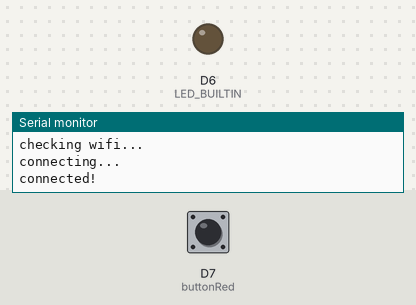
This sketch was run on a simulated Arduino MKR. Shown: output pins drawn as LEDs (lit = HIGH), the last lines printed to the serial monitor. The test bench sets the inputs (shaded band); at power-on: D7 (buttonRed) LOW. WiFi joins after 1.5 s; servers stay silent unless stated; no MQTT or app messages arrive unless stated.

Above: at 2.7 s.
2.8 s: D7 (buttonRed) pulled HIGH for 0.15 s
At 2.87 s:
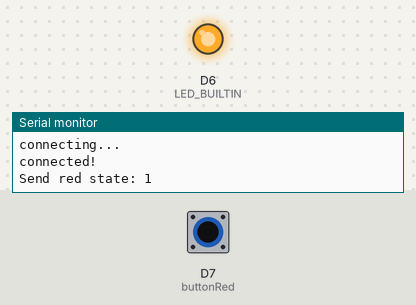
4.4 s: D7 (buttonRed) pulled HIGH for 3.2 s
At 9.0 s:
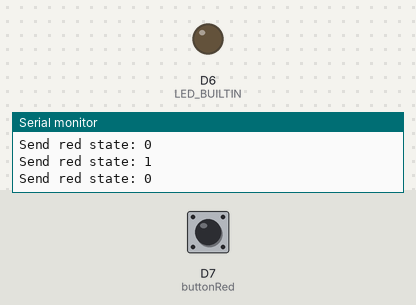
Timing chart, 0 to 10.5 s (numbered marks = the images above; inputs shaded):
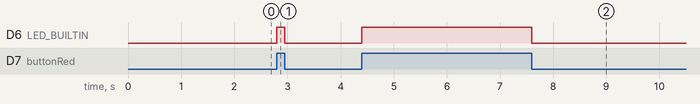

The sketch:

demo.ino
```cpp
/* ************************************
 * Arduino MKR1000 buttons to MQTT
 *
 * This sample shows you how to connect 3 buttons to your mqtt server.
 * It uses some variables to save the previous state.
 * This way only state changes get send.
 *
 * The debug serial is set to 115200, so if you see a strange output, check the speed!!
 *
 * WiFi101.h needs to be installed with the library manager (search for WiFi101)
 * MQTTClient.h is found in the library manager (MQTT by Joel
 *
 **************************************/
#include <SPI.h>
#include <WiFi101.h>
#include <MQTTClient.h>

// constants won't change. They're used here to
// set pin numbers:
const int buttonRed = 7;
const int buttonOrange = 8;
const int buttonBlue = 9;


// variables will change:
// variable for reading the pushbutton status
int lastStateRed = 0;
int lastStateOrange = 0;
int lastStateBlue = 0;

//Wifi data
char *ssid ="12connect";
WiFiClient net;
MQTTClient mqtt;


// This is the client Id that will be used, the mac will be append!
String mqttClientId = "mkr-";
// This is the start of the topic that will be used. ClientID and button will be append
String buttonTopic = "public/i872953_arduino/";

void setup() {
  // initialize the LED pin as an output:
  pinMode(LED_BUILTIN, OUTPUT);
  // initialize the pushbutton pin as an input:
  pinMode(buttonRed, INPUT);
  pinMode(buttonOrange, INPUT);
  pinMode(buttonBlue, INPUT);

  // Try to start and wait for serial connection (or timeout after 5 seconds)
  // Debug serial SET to 115200!!
  while ((!Serial) && (millis() < 5000));
  Serial.begin(115200);

  Serial.println("Arduino buttons to MQTT");

  // Init WiFi
  WiFi.begin(ssid);

  // Init MQTT with correct server (this is no connect!)
  mqtt.begin("mqtt.fhict.nl", net);

  // Get the mac and setup the ClientID and topic
  uint8_t mac[6];
  WiFi.macAddress(mac);
  mqttClientId += macToStr(mac);
  Serial.println("Client ID: " + mqttClientId);
  buttonTopic += mqttClientId + "/button";
  Serial.println("Publish topic: " + buttonTopic);

  connect();
}

void loop() {

  // read the states of the pushbutton value:
  int stateRed = digitalRead(buttonRed);
  // Uncomment this for more buttons
  //int stateOrange = digitalRead(buttonOrange);
  //int stateBlue = digitalRead(buttonBlue);


  // check if the pushbutton is pressed.
  // if it is, the buttonState is HIGH:
//  if (stateRed == HIGH || stateOrange == HIGH || stateBlue == HIGH) {
  if (stateRed == HIGH){
    // turn LED on:
    digitalWrite(LED_BUILTIN, HIGH);
  } else {
    // turn LED off:
    digitalWrite(LED_BUILTIN, LOW);
  }

  if(lastStateRed != stateRed){
    sendButtonStatus("red",stateRed);

    lastStateRed = stateRed;
    Serial.println("Send red state: " + String(stateRed));
  }

  // if(lastStateOrange != stateOrange){
  //   sendButtonStatus("orange",stateOrange);
  //
  //   lastStateOrange = stateOrange;
  //   Serial.println("Send orange state: " + String(stateOrange));
  // }

  // if(lastStateBlue != stateBlue){
  //   sendButtonStatus("blue",stateBlue);
  //
  //   lastStateBlue = stateBlue;
  //   Serial.println("Send blue state: " + String(stateBlue));
  // }
}

void sendButtonStatus(String btnName,int value){
  String topic =buttonTopic + btnName;
  if(!mqtt.connected()) {
    connect();
  }

  if(value){
    mqtt.publish(topic,"on");
  } else {
    mqtt.publish(topic,"off");
  }

}


// Call to connect to the MQTT server
void connect() {
  Serial.print("checking wifi...");
  while (WiFi.status() != WL_CONNECTED) {
    Serial.print(".");
    delay(1000);
  }

  Serial.print("\nconnecting...");
  while (!mqtt.connect((char *)mqttClientId.c_str(), "i872953_arduino", "Xdt1Y5aptEFN67")) {
    Serial.print(".");
    delay(1000);
  }

  Serial.println("\nconnected!");
}

// Convert the MAC to a string
String macToStr(const uint8_t* mac)
{
  String result;
  for (int i = 0; i < 6; ++i) {
    result += String(mac[i], 16);
  }
  return result;
}

// This is not used, but this way you can receive messages.
void messageReceived(String topic, String payload, char * bytes, unsigned int length) {
  Serial.print("incoming: ");
  Serial.print(topic);
  Serial.print(" - ");
  Serial.print(payload);
  Serial.println();
}
```

Measured:
- after the input at 2.8 s, D6 (LED_BUILTIN): LOW → HIGH at once, → LOW 0.15 s later
- after the input at 4.4 s, D6 (LED_BUILTIN): LOW → HIGH at once, → LOW 3.2 s later
